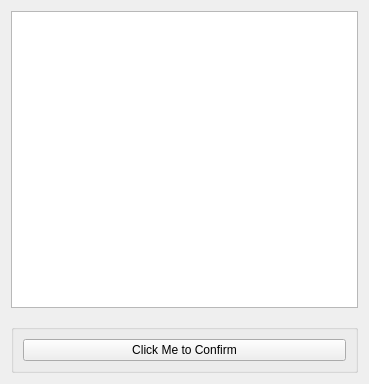
<?xml version="1.0" encoding="UTF-8"?>
<ui version="4.0">
 <class>Form</class>
 <widget class="QWidget" name="Form">
  <property name="geometry">
   <rect>
    <x>0</x>
    <y>0</y>
    <width>369</width>
    <height>384</height>
   </rect>
  </property>
  <property name="windowTitle">
   <string>Select Client's JobTracker</string>
  </property>
  <layout class="QVBoxLayout" name="verticalLayout_2">
   <item>
    <widget class="QListWidget" name="listwidget"/>
   </item>
   <item>
    <spacer name="verticalSpacer">
     <property name="orientation">
      <enum>Qt::Vertical</enum>
     </property>
     <property name="sizeType">
      <enum>QSizePolicy::Fixed</enum>
     </property>
     <property name="sizeHint" stdset="0">
      <size>
       <width>20</width>
       <height>10</height>
      </size>
     </property>
    </spacer>
   </item>
   <item>
    <widget class="QGroupBox" name="groupBox">
     
     <layout class="QVBoxLayout" name="verticalLayout">
      <item>
       <widget class="QPushButton" name="rb_single_selection">
        <property name="text">
         <string>Click Me to Confirm</string>
        </property>
        <!--<property name="checked">-->
         <bool>true</bool>
     <!--   </property>-->
       </widget>
      </item>
     </layout>
    </widget>
   </item>
  </layout>
 </widget>
 <resources/>
 <connections/>
</ui>
